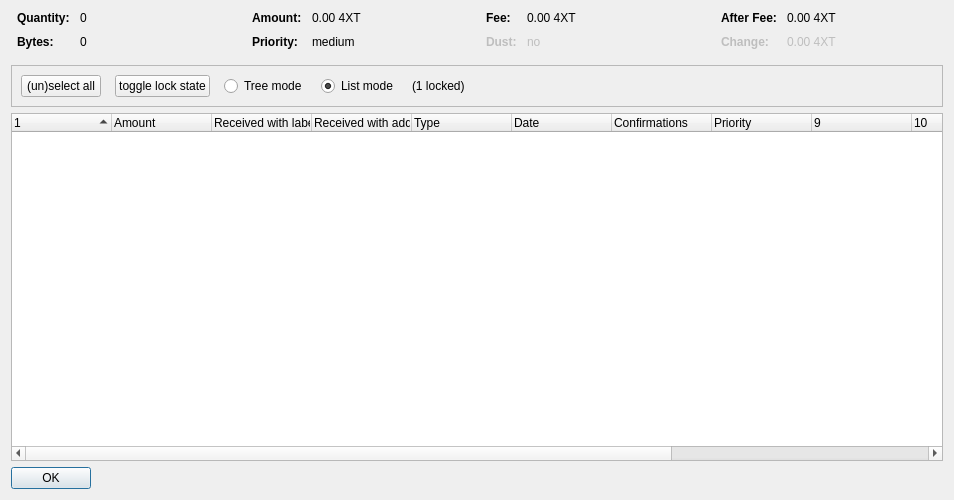
<?xml version="1.0" encoding="UTF-8"?>
<ui version="4.0">
 <class>CoinControlDialog</class>
 <widget class="QDialog" name="CoinControlDialog">
  <property name="geometry">
   <rect>
    <x>0</x>
    <y>0</y>
    <width>954</width>
    <height>500</height>
   </rect>
  </property>
  <property name="windowTitle">
   <string>Coin Selection</string>
  </property>
  <layout class="QVBoxLayout" name="verticalLayout">
   <item>
    <layout class="QHBoxLayout" name="horizontalLayoutTop" stretch="0,0,0,0">
     <property name="topMargin">
      <number>0</number>
     </property>
     <property name="bottomMargin">
      <number>10</number>
     </property>
     <item>
      <layout class="QFormLayout" name="formLayoutCoinControl1">
       <property name="horizontalSpacing">
        <number>10</number>
       </property>
       <property name="verticalSpacing">
        <number>10</number>
       </property>
       <property name="leftMargin">
        <number>6</number>
       </property>
       <property name="rightMargin">
        <number>6</number>
       </property>
       <item row="0" column="0">
        <widget class="QLabel" name="labelCoinControlQuantityText">
         <property name="font">
          <font>
           <weight>75</weight>
           <bold>true</bold>
          </font>
         </property>
         <property name="text">
          <string>Quantity:</string>
         </property>
        </widget>
       </item>
       <item row="0" column="1">
        <widget class="QLabel" name="labelCoinControlQuantity">
         <property name="cursor">
          <cursorShape>IBeamCursor</cursorShape>
         </property>
         <property name="contextMenuPolicy">
          <enum>Qt::ActionsContextMenu</enum>
         </property>
         <property name="text">
          <string notr="true">0</string>
         </property>
         <property name="textInteractionFlags">
          <set>Qt::LinksAccessibleByMouse|Qt::TextSelectableByKeyboard|Qt::TextSelectableByMouse</set>
         </property>
        </widget>
       </item>
       <item row="1" column="0">
        <widget class="QLabel" name="labelCoinControlBytesText">
         <property name="font">
          <font>
           <weight>75</weight>
           <bold>true</bold>
          </font>
         </property>
         <property name="text">
          <string>Bytes:</string>
         </property>
        </widget>
       </item>
       <item row="1" column="1">
        <widget class="QLabel" name="labelCoinControlBytes">
         <property name="cursor">
          <cursorShape>IBeamCursor</cursorShape>
         </property>
         <property name="contextMenuPolicy">
          <enum>Qt::ActionsContextMenu</enum>
         </property>
         <property name="text">
          <string notr="true">0</string>
         </property>
         <property name="textInteractionFlags">
          <set>Qt::LinksAccessibleByMouse|Qt::TextSelectableByKeyboard|Qt::TextSelectableByMouse</set>
         </property>
        </widget>
       </item>
      </layout>
     </item>
     <item>
      <layout class="QFormLayout" name="formLayoutCoinControl2">
       <property name="horizontalSpacing">
        <number>10</number>
       </property>
       <property name="verticalSpacing">
        <number>10</number>
       </property>
       <property name="leftMargin">
        <number>6</number>
       </property>
       <property name="rightMargin">
        <number>6</number>
       </property>
       <item row="0" column="0">
        <widget class="QLabel" name="labelCoinControlAmountText">
         <property name="font">
          <font>
           <weight>75</weight>
           <bold>true</bold>
          </font>
         </property>
         <property name="text">
          <string>Amount:</string>
         </property>
        </widget>
       </item>
       <item row="0" column="1">
        <widget class="QLabel" name="labelCoinControlAmount">
         <property name="cursor">
          <cursorShape>IBeamCursor</cursorShape>
         </property>
         <property name="contextMenuPolicy">
          <enum>Qt::ActionsContextMenu</enum>
         </property>
         <property name="text">
          <string notr="true">0.00 4XT</string>
         </property>
         <property name="textInteractionFlags">
          <set>Qt::LinksAccessibleByMouse|Qt::TextSelectableByKeyboard|Qt::TextSelectableByMouse</set>
         </property>
        </widget>
       </item>
       <item row="1" column="0">
        <widget class="QLabel" name="labelCoinControlPriorityText">
         <property name="font">
          <font>
           <weight>75</weight>
           <bold>true</bold>
          </font>
         </property>
         <property name="text">
          <string>Priority:</string>
         </property>
        </widget>
       </item>
       <item row="1" column="1">
        <widget class="QLabel" name="labelCoinControlPriority">
         <property name="cursor">
          <cursorShape>IBeamCursor</cursorShape>
         </property>
         <property name="contextMenuPolicy">
          <enum>Qt::ActionsContextMenu</enum>
         </property>
         <property name="text">
          <string>medium</string>
         </property>
         <property name="textInteractionFlags">
          <set>Qt::LinksAccessibleByMouse|Qt::TextSelectableByKeyboard|Qt::TextSelectableByMouse</set>
         </property>
        </widget>
       </item>
      </layout>
     </item>
     <item>
      <layout class="QFormLayout" name="formLayoutCoinControl3">
       <property name="horizontalSpacing">
        <number>10</number>
       </property>
       <property name="verticalSpacing">
        <number>10</number>
       </property>
       <property name="leftMargin">
        <number>6</number>
       </property>
       <property name="rightMargin">
        <number>6</number>
       </property>
       <item row="0" column="0">
        <widget class="QLabel" name="labelCoinControlFeeText">
         <property name="font">
          <font>
           <weight>75</weight>
           <bold>true</bold>
          </font>
         </property>
         <property name="text">
          <string>Fee:</string>
         </property>
        </widget>
       </item>
       <item row="0" column="1">
        <widget class="QLabel" name="labelCoinControlFee">
         <property name="cursor">
          <cursorShape>IBeamCursor</cursorShape>
         </property>
         <property name="contextMenuPolicy">
          <enum>Qt::ActionsContextMenu</enum>
         </property>
         <property name="text">
          <string notr="true">0.00 4XT</string>
         </property>
         <property name="textInteractionFlags">
          <set>Qt::LinksAccessibleByMouse|Qt::TextSelectableByKeyboard|Qt::TextSelectableByMouse</set>
         </property>
        </widget>
       </item>
       <item row="1" column="0">
        <widget class="QLabel" name="labelCoinControlLowOutputText">
         <property name="enabled">
          <bool>false</bool>
         </property>
         <property name="font">
          <font>
           <weight>75</weight>
           <bold>true</bold>
          </font>
         </property>
         <property name="text">
          <string>Dust:</string>
         </property>
        </widget>
       </item>
       <item row="1" column="1">
        <widget class="QLabel" name="labelCoinControlLowOutput">
         <property name="enabled">
          <bool>false</bool>
         </property>
         <property name="cursor">
          <cursorShape>IBeamCursor</cursorShape>
         </property>
         <property name="contextMenuPolicy">
          <enum>Qt::ActionsContextMenu</enum>
         </property>
         <property name="text">
          <string>no</string>
         </property>
         <property name="textInteractionFlags">
          <set>Qt::LinksAccessibleByMouse|Qt::TextSelectableByKeyboard|Qt::TextSelectableByMouse</set>
         </property>
        </widget>
       </item>
      </layout>
     </item>
     <item>
      <layout class="QFormLayout" name="formLayoutCoinControl4">
       <property name="horizontalSpacing">
        <number>10</number>
       </property>
       <property name="verticalSpacing">
        <number>10</number>
       </property>
       <property name="leftMargin">
        <number>6</number>
       </property>
       <property name="rightMargin">
        <number>6</number>
       </property>
       <item row="0" column="0">
        <widget class="QLabel" name="labelCoinControlAfterFeeText">
         <property name="font">
          <font>
           <weight>75</weight>
           <bold>true</bold>
          </font>
         </property>
         <property name="text">
          <string>After Fee:</string>
         </property>
        </widget>
       </item>
       <item row="0" column="1">
        <widget class="QLabel" name="labelCoinControlAfterFee">
         <property name="cursor">
          <cursorShape>IBeamCursor</cursorShape>
         </property>
         <property name="contextMenuPolicy">
          <enum>Qt::ActionsContextMenu</enum>
         </property>
         <property name="text">
          <string notr="true">0.00 4XT</string>
         </property>
         <property name="textInteractionFlags">
          <set>Qt::LinksAccessibleByMouse|Qt::TextSelectableByKeyboard|Qt::TextSelectableByMouse</set>
         </property>
        </widget>
       </item>
       <item row="1" column="0">
        <widget class="QLabel" name="labelCoinControlChangeText">
         <property name="enabled">
          <bool>false</bool>
         </property>
         <property name="font">
          <font>
           <weight>75</weight>
           <bold>true</bold>
          </font>
         </property>
         <property name="text">
          <string>Change:</string>
         </property>
        </widget>
       </item>
       <item row="1" column="1">
        <widget class="QLabel" name="labelCoinControlChange">
         <property name="enabled">
          <bool>false</bool>
         </property>
         <property name="cursor">
          <cursorShape>IBeamCursor</cursorShape>
         </property>
         <property name="contextMenuPolicy">
          <enum>Qt::ActionsContextMenu</enum>
         </property>
         <property name="text">
          <string notr="true">0.00 4XT</string>
         </property>
         <property name="textInteractionFlags">
          <set>Qt::LinksAccessibleByMouse|Qt::TextSelectableByKeyboard|Qt::TextSelectableByMouse</set>
         </property>
        </widget>
       </item>
      </layout>
     </item>
    </layout>
   </item>
   <item>
    <widget class="QFrame" name="frame">
     <property name="minimumSize">
      <size>
       <width>0</width>
       <height>40</height>
      </size>
     </property>
     <property name="frameShape">
      <enum>QFrame::StyledPanel</enum>
     </property>
     <property name="frameShadow">
      <enum>QFrame::Sunken</enum>
     </property>
     <layout class="QHBoxLayout" name="horizontalLayout">
      <item>
       <layout class="QHBoxLayout" name="horizontalLayoutPanel" stretch="0,0,0,0,0,0">
        <property name="spacing">
         <number>14</number>
        </property>
        <item>
         <widget class="QPushButton" name="pushButtonSelectAll">
          <property name="sizePolicy">
           <sizepolicy hsizetype="Maximum" vsizetype="Fixed">
            <horstretch>0</horstretch>
            <verstretch>0</verstretch>
           </sizepolicy>
          </property>
          <property name="text">
           <string>(un)select all</string>
          </property>
          <property name="autoDefault">
           <bool>false</bool>
          </property>
         </widget>
        </item>
        <item>
         <widget class="QPushButton" name="pushButtonToggleLock">
          <property name="sizePolicy">
           <sizepolicy hsizetype="Maximum" vsizetype="Fixed">
            <horstretch>0</horstretch>
            <verstretch>0</verstretch>
           </sizepolicy>
          </property>
          <property name="text">
           <string>toggle lock state</string>
          </property>
          <property name="autoDefault">
           <bool>false</bool>
          </property>
         </widget>
        </item>
        <item>
         <widget class="QRadioButton" name="radioTreeMode">
          <property name="sizePolicy">
           <sizepolicy hsizetype="Maximum" vsizetype="Fixed">
            <horstretch>0</horstretch>
            <verstretch>0</verstretch>
           </sizepolicy>
          </property>
          <property name="text">
           <string>Tree mode</string>
          </property>
         </widget>
        </item>
        <item>
         <widget class="QRadioButton" name="radioListMode">
          <property name="sizePolicy">
           <sizepolicy hsizetype="Maximum" vsizetype="Fixed">
            <horstretch>0</horstretch>
            <verstretch>0</verstretch>
           </sizepolicy>
          </property>
          <property name="text">
           <string>List mode</string>
          </property>
          <property name="checked">
           <bool>true</bool>
          </property>
         </widget>
        </item>
        <item>
         <widget class="QLabel" name="labelLocked">
          <property name="text">
           <string>(1 locked)</string>
          </property>
         </widget>
        </item>
        <item>
         <spacer name="horizontalSpacer">
          <property name="orientation">
           <enum>Qt::Horizontal</enum>
          </property>
          <property name="sizeHint" stdset="0">
           <size>
            <width>40</width>
            <height>20</height>
           </size>
          </property>
         </spacer>
        </item>
       </layout>
      </item>
     </layout>
    </widget>
   </item>
   <item>
    <widget class="CoinControlTreeWidget" name="treeWidget">
     <property name="contextMenuPolicy">
      <enum>Qt::CustomContextMenu</enum>
     </property>
     <property name="sortingEnabled">
      <bool>false</bool>
     </property>
     <property name="columnCount">
      <number>13</number>
     </property>
     <attribute name="headerShowSortIndicator" stdset="0">
      <bool>true</bool>
     </attribute>
     <attribute name="headerStretchLastSection">
      <bool>false</bool>
     </attribute>
     <column>
      <property name="text">
       <string/>
      </property>
     </column>
     <column>
      <property name="text">
       <string>Amount</string>
      </property>
     </column>
     <column>
      <property name="text">
       <string>Received with label</string>
      </property>
     </column>
     <column>
      <property name="text">
       <string>Received with address</string>
      </property>
     </column>
     <column>
      <property name="text">
       <string>Type</string>
      </property>
     </column>
     <column>
      <property name="text">
       <string>Date</string>
      </property>
     </column>
     <column>
      <property name="text">
       <string>Confirmations</string>
      </property>
      <property name="toolTip">
       <string>Confirmed</string>
      </property>
     </column>
     <column>
      <property name="text">
       <string>Priority</string>
      </property>
     </column>
     <column>
      <property name="text">
       <string/>
      </property>
     </column>
     <column>
      <property name="text">
       <string/>
      </property>
     </column>
     <column>
      <property name="text">
       <string/>
      </property>
     </column>
     <column>
      <property name="text">
       <string/>
      </property>
     </column>
     <column>
      <property name="text">
       <string/>
      </property>
     </column>
    </widget>
   </item>
   <item>
    <widget class="QDialogButtonBox" name="buttonBox">
     <property name="sizePolicy">
      <sizepolicy hsizetype="Maximum" vsizetype="Fixed">
       <horstretch>0</horstretch>
       <verstretch>0</verstretch>
      </sizepolicy>
     </property>
     <property name="orientation">
      <enum>Qt::Horizontal</enum>
     </property>
     <property name="standardButtons">
      <set>QDialogButtonBox::Ok</set>
     </property>
    </widget>
   </item>
  </layout>
 </widget>
 <customwidgets>
  <customwidget>
   <class>CoinControlTreeWidget</class>
   <extends>QTreeWidget</extends>
   <header>coincontroltreewidget.h</header>
  </customwidget>
 </customwidgets>
 <resources/>
 <connections/>
</ui>
